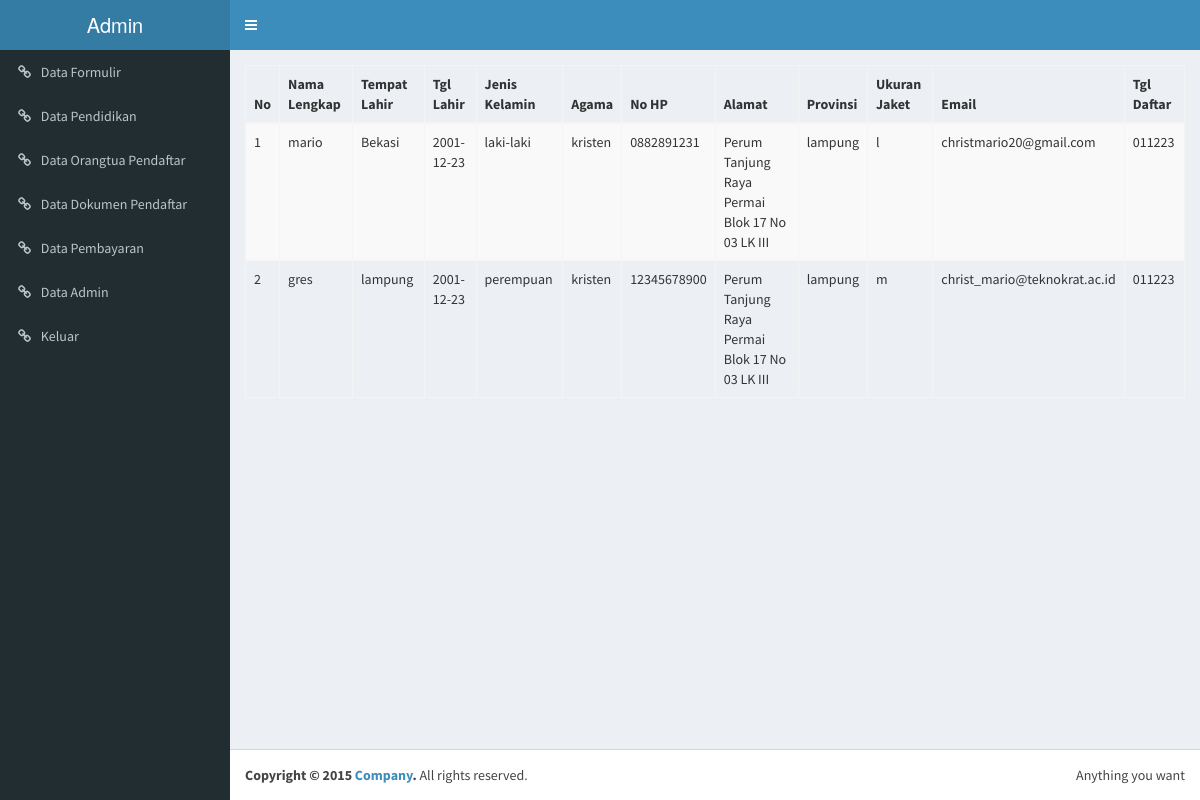
Screenshot of /admin/index.php (signed in) with the database file from the repository.
### tables this page shows
CREATE TABLE `formulir_mhs` (
  `id` int(11) NOT NULL,
  `nama_lengkap` varchar(100) NOT NULL,
  `tempat_lahir` varchar(100) NOT NULL,
  `tgl_lahir` date NOT NULL,
  `jenis_kelamin` varchar(20) NOT NULL,
  `agama` varchar(20) NOT NULL,
  `no_hp` varchar(15) NOT NULL,
  `alamat` text NOT NULL,
  `provinsi` varchar(100) NOT NULL,
  `no_jaket` varchar(5) NOT NULL,
  `email` varchar(100) NOT NULL,
  `tgl_daftar` varchar(100) NOT NULL
);

### admin/config/fungsi.php (called while the page is built, shortened)
<?php
function tampilpendaftar(){
	global $konek;
	$sql="SELECT * FROM formulir_mhs";
	$result=mysqli_query($konek,$sql) or die('gagal menampilkan data');
	return $result;
}
 ?>

### admin/index.php (the view, shortened to what this page needs)
<?php include 'head.php';
if(empty($_SESSION['id'])){ ?>
  <script>window.location.href='login.php'</script>
<?php }else{
$result=tampilpendaftar();
?>
<link rel="stylesheet" type="text/css" href="dt/css/dataTables.bootstrap.css">
<table class="table table-striped table-bordered">
  <thead>
    <tr>
      <th>No</th>
      <th>Nama Lengkap</th>
      <th>Tempat Lahir</th>
      <th>Tgl Lahir</th>
      <th>Jenis Kelamin</th>
      <th>Agama</th>
      <th>No HP</th>
      <th>Alamat</th>
      <th>Provinsi</th>
      <th>Ukuran Jaket</th>
      <th>Email</th>
      <th>Tgl Daftar</th>
    </tr>
  </thead>
      <tbody>
      <?php $no=1; while ($row=mysqli_fetch_assoc($result)) {
      ?>
        <tr>
        <td><?= $no; ?></td>
        <td><?= $row['nama_lengkap'] ?></td>
        <td><?= $row['tempat_lahir'] ?></td>
        <td><?= $row['tgl_lahir'] ?></td>
        <td><?= $row['jenis_kelamin'] ?></td>
        <td><?= $row['agama'] ?></td>
        <td><?= $row['no_hp'] ?></td>
        <td><?= $row['alamat'] ?></td>
        <td><?= $row['provinsi'] ?></td>
        <td><?= $row['no_jaket'] ?></td>
        <td><?= $row['email'] ?></td>
        <td><?= $row['tgl_daftar'] ?></td>
        </tr>
        <?php $no++; }?>
      </tbody>
</table>
</head>
<?php }include 'foot.php'; ?>

### rows the page displays
formulir_mhs: nama_lengkap "mario", tempat_lahir "Bekasi", tgl_lahir "2001-12-23", jenis_kelamin "laki-laki", agama "kristen", no_hp "0882891231", alamat "Perum Tanjung Raya Permai Blok 17 No 03 LK III", provinsi "lampung", no_jaket "l", email "christmario20@gmail.com", tgl_daftar "011223"
formulir_mhs: nama_lengkap "gres", tempat_lahir "lampung", tgl_lahir "2001-12-23", jenis_kelamin "perempuan", agama "kristen", no_hp "12345678900", alamat "Perum Tanjung Raya Permai Blok 17 No 03 LK III", provinsi "lampung", no_jaket "m", email "christ_mario@teknokrat.ac.id", tgl_daftar "011223"
